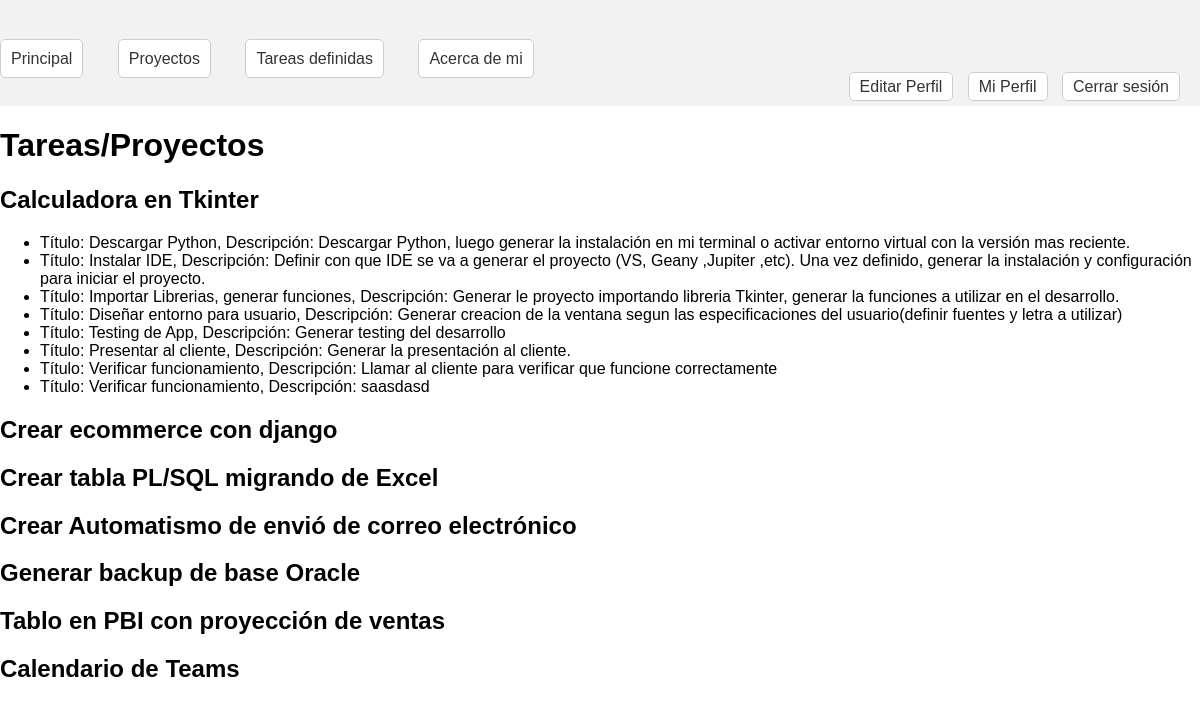
The app's page /tareas/ (signed in), older data.
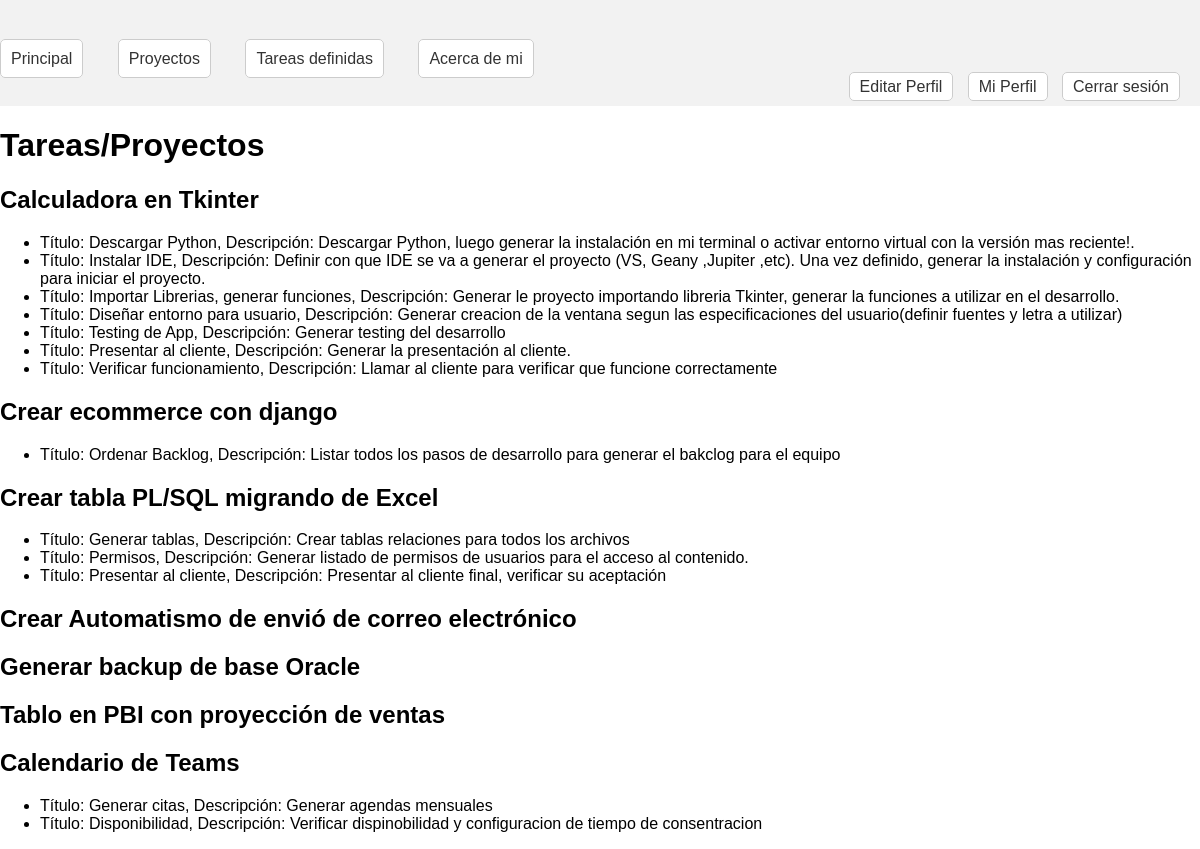
The same page, newer data.
### app1/models.py (models this page shows, shortened)
class Proyectos(models.Model):
    nombre=models.CharField(max_length=100)
    fechacreacion=models.DateField()

class Tareas(models.Model):
    titulo=models.CharField(max_length=100)
    descripcion=models.TextField()
    asociado=models.ForeignKey(Proyectos,on_delete=models.CASCADE)

### app1/views.py (the view)
# urls.py: path('tareas/',mis_tareas),
@login_required
def mis_tareas(requets):
    pendientes=Tareas.objects.values()
    pendientes2=Proyectos.objects.values()
    tus_datos = sorted(pendientes, key=lambda x: x['asociado_id'])
    grupos = {k: list(g) for k, g in groupby(tus_datos, key=lambda x: x['asociado_id'])}
    mati = []
    for asociado_id, items in grupos.items():
        asociado_dict = {'asociado_id': asociado_id, 'tareas': []}
        for item in items:
            tarea_dict = {
                'id': item['id'],
                'titulo': item['titulo'],
                'descripcion': item['descripcion']
            }
            proyecto_id = item.get('proyecto_id')
            proyecto_info = next((p for p in pendientes2 if p['id'] == proyecto_id), None)
            if proyecto_info:
                tarea_dict['proyecto'] = {
                    'id': proyecto_info['id'],
                    'nombre': proyecto_info['nombre'],
                    'fechacreacion': proyecto_info['fechacreacion']
                }
            asociado_dict['tareas'].append(tarea_dict)
        mati.append(asociado_dict)
    return render(requets,'mistareas.html',{'pendientes':mati,'pendientes2':pendientes2})

### app1/templates/mistareas.html
{% extends 'herencia.html' %}
{% block dinamico %}
<h1>Tareas/Proyectos</h1>
{% for proyecto in pendientes2 %}
  <h2>{{ proyecto.nombre }}</h2>
  <ul>
    {% for asociado in pendientes %}
      {% if asociado.asociado_id == proyecto.id %}
        {% for tarea in asociado.tareas %}
          <li>
            Título: {{ tarea.titulo }},
            Descripción: {{ tarea.descripcion }}
          </li>
        {% endfor %}
      {% endif %}
    {% endfor %}
  </ul>
{% endfor %}
{% endblock %}

Row changes from the older to the newer data that the page shows:
removed Tareas: titulo "Verificar funcionamiento", descripcion "saasdasd"
added Tareas: titulo "Ordenar Backlog", descripcion "Listar todos los pasos de desarrollo para generar el bakclog para el equipo"
added Tareas: titulo "Generar tablas", descripcion "Crear tablas relaciones para todos los archivos"
added Tareas: titulo "Permisos", descripcion "Generar listado de permisos de usuarios para el acceso al contenido."
added Tareas: titulo "Presentar al cliente", descripcion "Presentar al cliente final, verificar su aceptación"
added Tareas: titulo "Generar citas", descripcion "Generar agendas mensuales"
added Tareas: titulo "Disponibilidad", descripcion "Verificar dispinobilidad y configuracion de tiempo de consentracion"
Text that changed along with them:
list line gone: "Título: , Descripción: Título: , Descripción:"
new list line: "Título: , Descripción:"
list line gone: "Descargar Python Descargar Python, luego generar la instalación en mi terminal o activar entorno virtual con la versión mas reciente."
new list line: "Descargar Python Descargar Python, luego generar la instalación en mi terminal o activar entorno virtual con la versión mas reciente!."
new list line: "Título: , Descripción: Título: , Descripción: Título: , Descripción:"
new list line: "Título: , Descripción: Título: , Descripción:"
